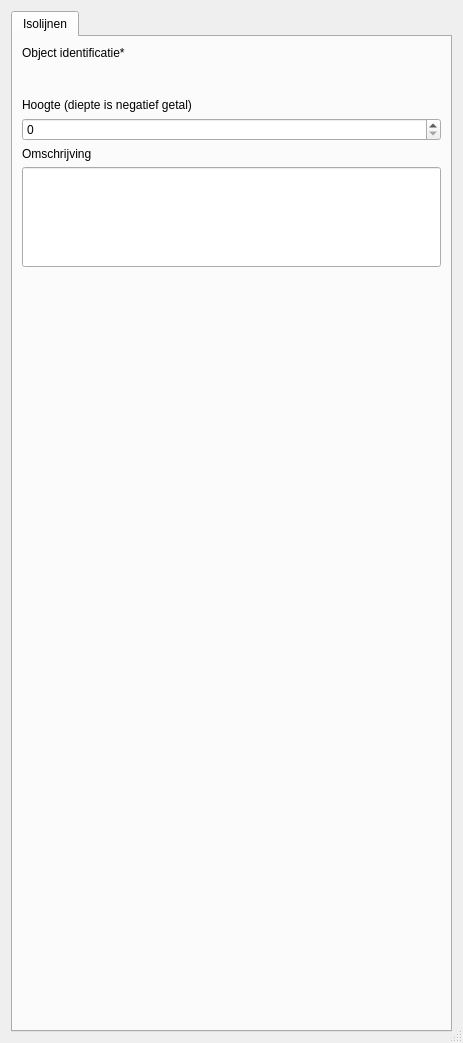
<?xml version="1.0" encoding="UTF-8"?>
<ui version="4.0">
 <class>pand_id_2</class>
 <widget class="QDialog" name="pand_id_2">
  <property name="geometry">
   <rect>
    <x>0</x>
    <y>0</y>
    <width>463</width>
    <height>1043</height>
   </rect>
  </property>
  <property name="sizePolicy">
   <sizepolicy hsizetype="Minimum" vsizetype="Minimum">
    <horstretch>0</horstretch>
    <verstretch>0</verstretch>
   </sizepolicy>
  </property>
  <property name="windowTitle">
   <string>Dialog</string>
  </property>
  <property name="autoFillBackground">
   <bool>false</bool>
  </property>
  <property name="sizeGripEnabled">
   <bool>true</bool>
  </property>
  <layout class="QHBoxLayout" name="horizontalLayout">
   <item>
    <widget class="QTabWidget" name="Objectgegevens_2">
     <property name="sizePolicy">
      <sizepolicy hsizetype="Preferred" vsizetype="Preferred">
       <horstretch>0</horstretch>
       <verstretch>0</verstretch>
      </sizepolicy>
     </property>
     <property name="autoFillBackground">
      <bool>true</bool>
     </property>
     <property name="currentIndex">
      <number>0</number>
     </property>
     <property name="documentMode">
      <bool>false</bool>
     </property>
     <widget class="QWidget" name="Objectgegevens">
      <attribute name="title">
       <string>Isolijnen</string>
      </attribute>
      <layout class="QVBoxLayout" name="verticalLayout">
       <item>
        <widget class="QLabel" name="label_3">
         <property name="text">
          <string>Object identificatie*</string>
         </property>
        </widget>
       </item>
       <item>
        <widget class="QgsRelationReferenceWidget" name="object_id" native="true">
         <property name="sizePolicy">
          <sizepolicy hsizetype="Preferred" vsizetype="Preferred">
           <horstretch>0</horstretch>
           <verstretch>0</verstretch>
          </sizepolicy>
         </property>
         <property name="minimumSize">
          <size>
           <width>0</width>
           <height>26</height>
          </size>
         </property>
         <property name="whatsThis">
          <string/>
         </property>
        </widget>
       </item>
       <item>
        <widget class="QLabel" name="label_5">
         <property name="text">
          <string>Hoogte (diepte is negatief getal)</string>
         </property>
        </widget>
       </item>
       <item>
        <widget class="QSpinBox" name="hoogte"/>
       </item>
       <item>
        <widget class="QLabel" name="label_7">
         <property name="text">
          <string>Omschrijving</string>
         </property>
        </widget>
       </item>
       <item>
        <widget class="QLineEdit" name="omschrijving">
         <property name="sizePolicy">
          <sizepolicy hsizetype="Expanding" vsizetype="Minimum">
           <horstretch>0</horstretch>
           <verstretch>0</verstretch>
          </sizepolicy>
         </property>
         <property name="minimumSize">
          <size>
           <width>0</width>
           <height>100</height>
          </size>
         </property>
         <property name="maxLength">
          <number>254</number>
         </property>
        </widget>
       </item>
       <item>
        <spacer name="verticalSpacer">
         <property name="orientation">
          <enum>Qt::Vertical</enum>
         </property>
         <property name="sizeHint" stdset="0">
          <size>
           <width>50</width>
           <height>529</height>
          </size>
         </property>
        </spacer>
       </item>
      </layout>
      <zorder>label_3</zorder>
      <zorder>object_id</zorder>
      <zorder>label_5</zorder>
      <zorder>verticalSpacer</zorder>
      <zorder>label_7</zorder>
      <zorder>hoogte</zorder>
      <zorder>omschrijving</zorder>
     </widget>
    </widget>
   </item>
  </layout>
 </widget>
 <customwidgets>
  <customwidget>
   <class>QgsRelationReferenceWidget</class>
   <extends>QWidget</extends>
   <header>qgsrelationreferencewidget.h</header>
  </customwidget>
 </customwidgets>
 <resources>
  <include location="image.qrc"/>
 </resources>
 <connections/>
</ui>
